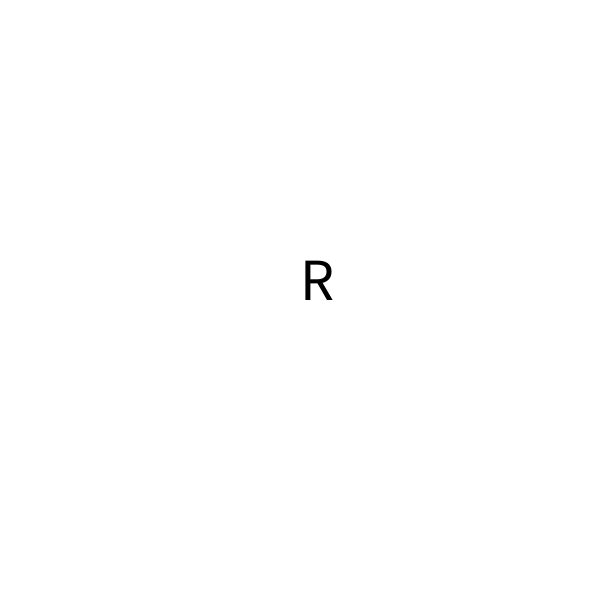
Frame 1 (no input)
Frame 60 (the mouse pressed at the canvas centre just before this capture): identical to frame 1, image omitted
Frame 120 (the mouse held since frame 60 and released just before this capture): identical to frame 1, image omitted

The Processing sketch that drew this single still picture (run headless with seeded random() and noise(); from frame 60 on, the mouse is pressed at the canvas centre):

// Processing sketch: day_08_01_random_char
// ── day_08_01_random_char.pde
//----------------------------------------------------
// DT Bootcamp 2014, Parsons the New School for Design. 
// Day 8, random char
// Let's add gravity to a text
// Inspired by the work of Adrien M and Claire B
// Borrowing some code from Daniel Shiffman's
// "Learning Processing", Chapter 5
//----------------------------------------------------

//Declaring the properties of our object:
float size;
float posX;
float posY;
char c;

void setup(){
  size(600, 600);
  colorMode(HSB);
  
  //Assigning values to the properties
  size = 60;
  posX = width/2;
  posY = height/2;  
  //A random character — from the 128 ones in the ASCII table
  c = (char) int(random(0, 127));
}

void draw(){
  background(255);  
  
  noStroke();
  fill(0);
  textSize(size);
  text(c, posX, posY);
}
